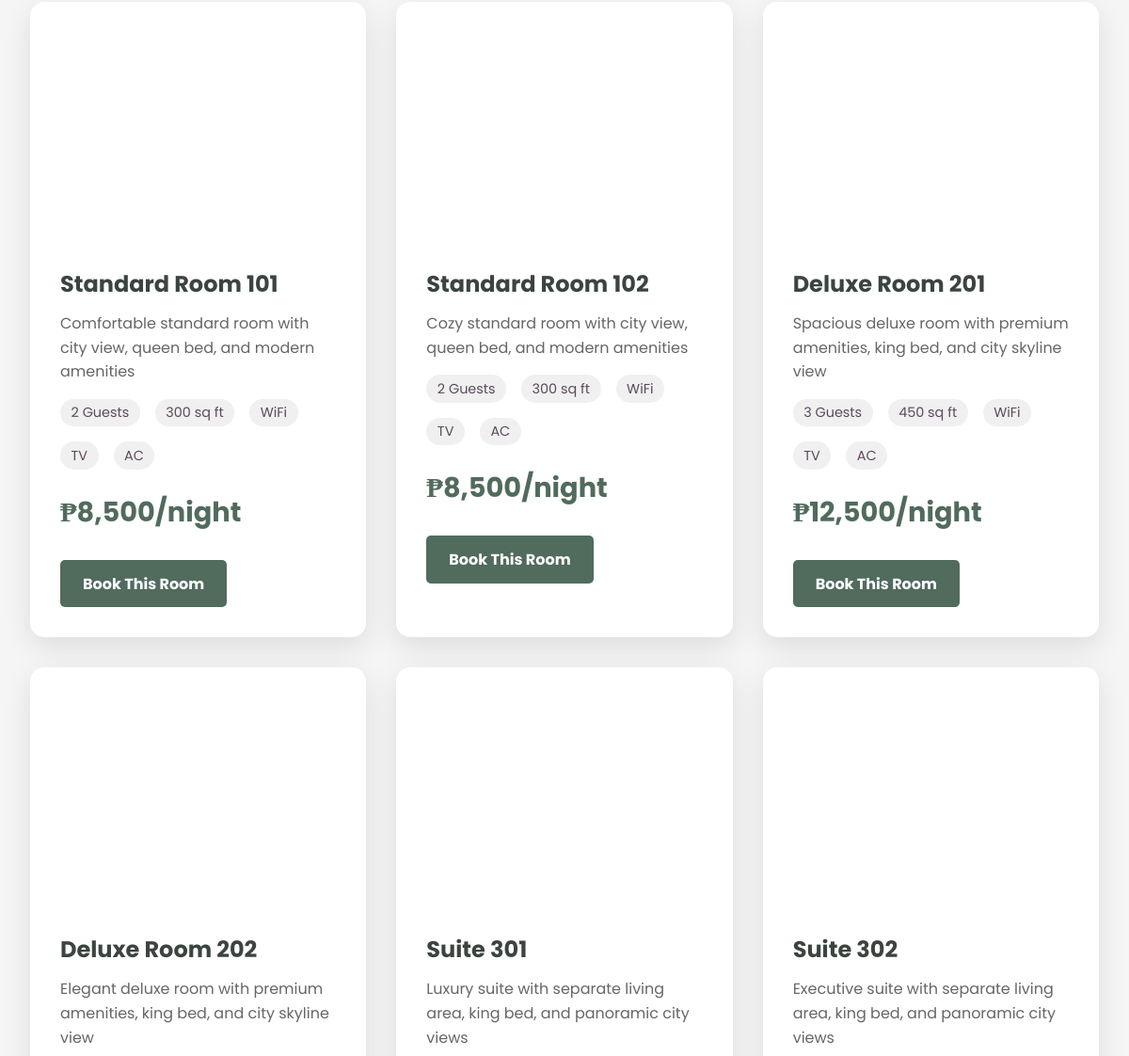
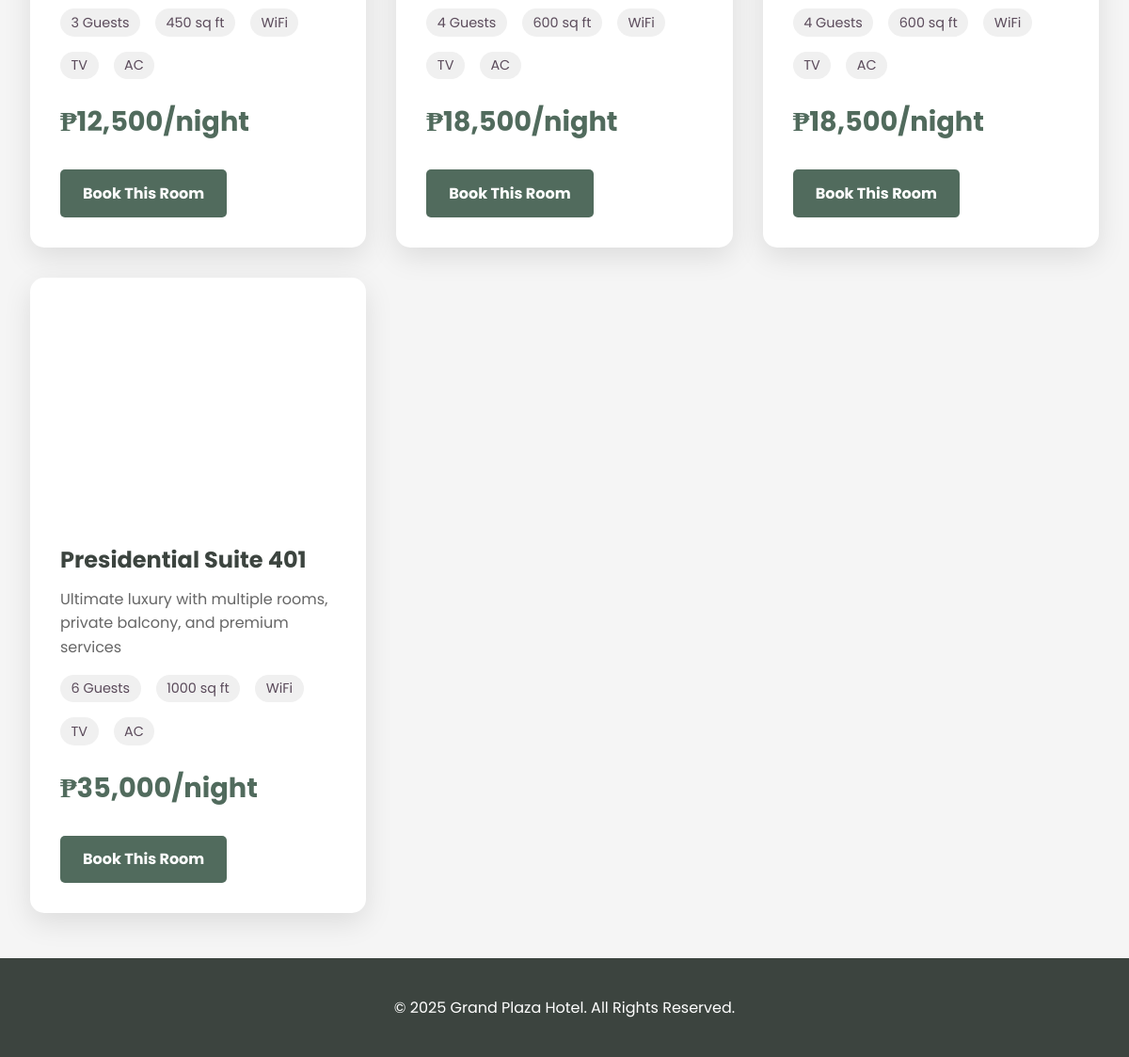
Before: /rooms.php (lower part) with the older database file (2 pictures, top to bottom).
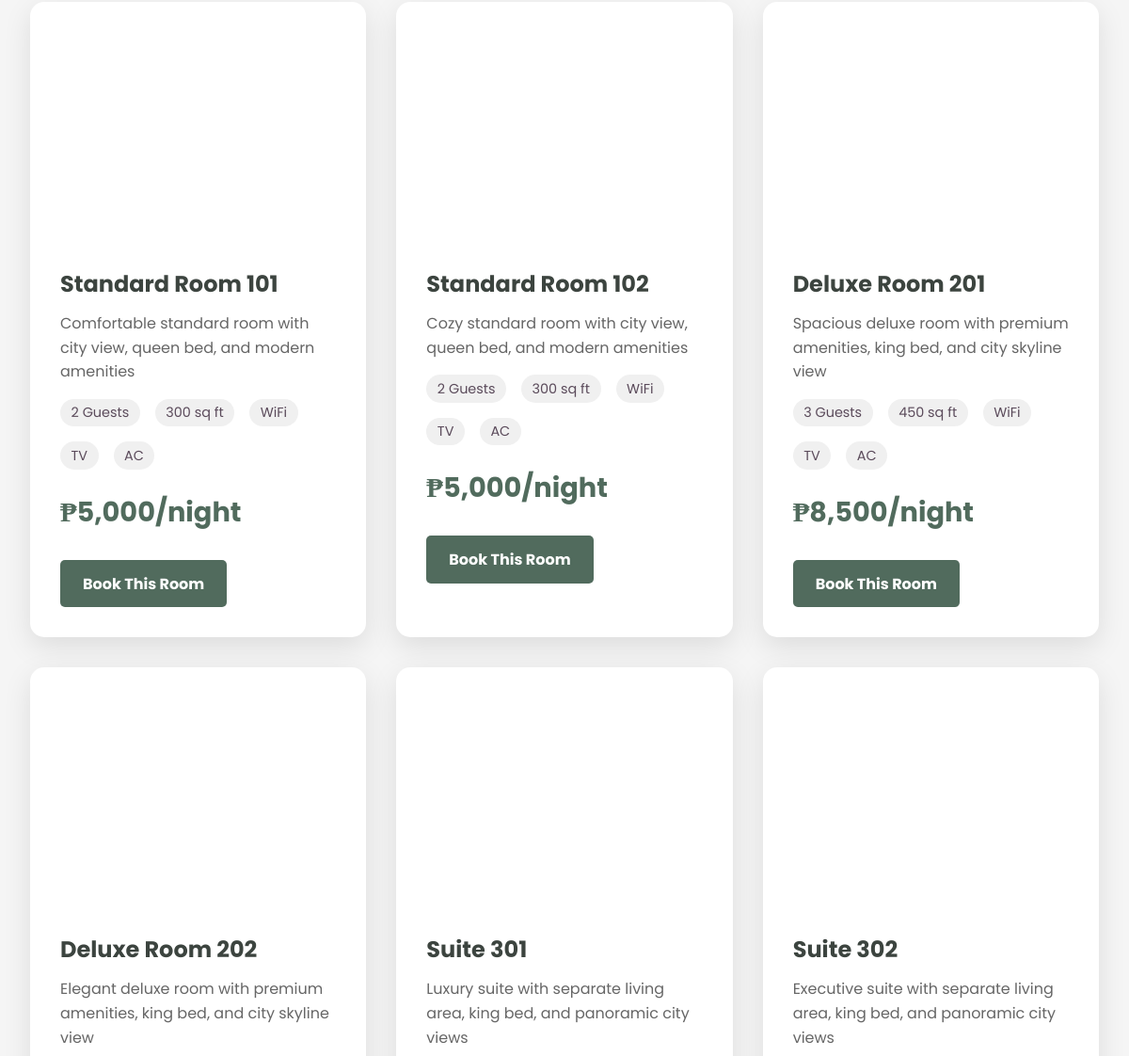
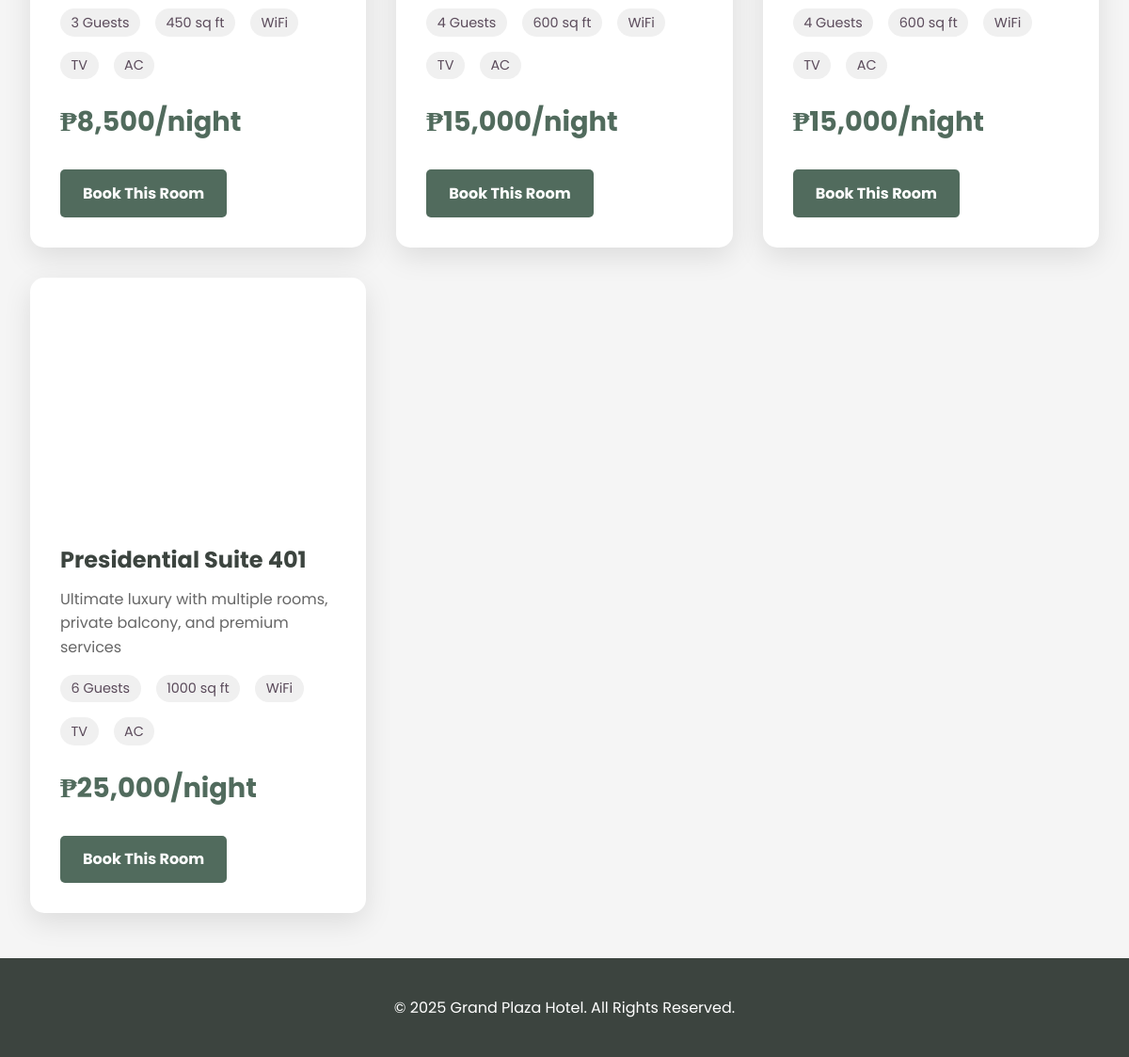
After: the same page with the newer database file (2 pictures, top to bottom).
### tables this page shows
CREATE TABLE rooms (
    id INT AUTO_INCREMENT PRIMARY KEY,
    name VARCHAR(100) NOT NULL,
    room_number VARCHAR(50) NOT NULL UNIQUE,
    room_type VARCHAR(100) NOT NULL,
    capacity INT NOT NULL,
    size INT,
    price_per_night DECIMAL(10,2) NOT NULL,
    description TEXT,
    has_wifi BOOLEAN DEFAULT TRUE,
    has_tv BOOLEAN DEFAULT TRUE,
    has_ac BOOLEAN DEFAULT TRUE,
    is_available BOOLEAN DEFAULT TRUE,
    image_url VARCHAR(500),
    created_at TIMESTAMP DEFAULT CURRENT_TIMESTAMP,
    updated_at TIMESTAMP DEFAULT CURRENT_TIMESTAMP ON UPDATE CURRENT_TIMESTAMP
);

### rooms.php (the view, shortened to what this page needs)
<?php
$pdo = getDBConnection();
$stmt = $pdo->query("SELECT * FROM hotel LIMIT 1");
$hotel = $stmt->fetch();
$stmt = $pdo->query("
    SELECT r.*,
           COUNT(res.id) as total_reservations,
           COUNT(CASE WHEN res.status IN ('pending', 'confirmed') THEN 1 END) as active_reservations
    FROM rooms r
    LEFT JOIN reservations res ON r.id = res.room_id
    WHERE r.is_available = 1
    GROUP BY r.id
    ORDER BY r.price_per_night
");
$rooms = $stmt->fetchAll();
?>
<!DOCTYPE html>
<html lang="en">
<head>
</head>
<body>
    <section class="rooms-container">
        <div class="rooms-grid">
            <?php foreach ($rooms as $room): ?>
            <div class="room-card">
                <div class="room-image">
                </div>
                <div class="room-info">
                    <div class="room-name"><?php echo htmlspecialchars($room['name']); ?></div>
                    <div class="room-description">
                        <?php echo htmlspecialchars($room['description'] ?? 'Luxurious room with modern amenities and comfortable furnishings.'); ?>
                    </div>
                    <div class="room-features">
                        <span class="feature"><?php echo $room['capacity']; ?> Guests</span>
                        <span class="feature"><?php echo $room['size']; ?> sq ft</span>
                        <?php if ($room['has_wifi']): ?>
                            <span class="feature">WiFi</span>
                        <?php endif; ?>
                        <?php if ($room['has_tv']): ?>
                            <span class="feature">TV</span>
                        <?php endif; ?>
                        <?php if ($room['has_ac']): ?>
                            <span class="feature">AC</span>
                        <?php endif; ?>
                    </div>
                    <div class="room-price">₱<?php echo number_format($room['price_per_night']); ?>/night</div>
                    <a href="bookingform.php?room_id=<?php echo $room['id']; ?>" class="btn-book-room">Book This Room</a>
                </div>
            </div>
            <?php endforeach; ?>
        </div>
    </section>
    <footer>
        <p>&copy; 2025 <?php echo htmlspecialchars($hotel['name']); ?>. All Rights Reserved.</p>
    </footer>
</body>
</html>

Changed rows visible on the page:
changed rooms "Standard Room 101": price_per_night "8,500" → "5,000"
changed rooms "Standard Room 102": price_per_night "8,500" → "5,000"
changed rooms "Deluxe Room 201": price_per_night "12,500" → "8,500"
changed rooms "Deluxe Room 202": price_per_night "12,500" → "8,500"
changed rooms "Suite 301": price_per_night "18,500" → "15,000"
changed rooms "Suite 302": price_per_night "18,500" → "15,000"
changed rooms "Presidential Suite 401": price_per_night "35,000" → "25,000"
